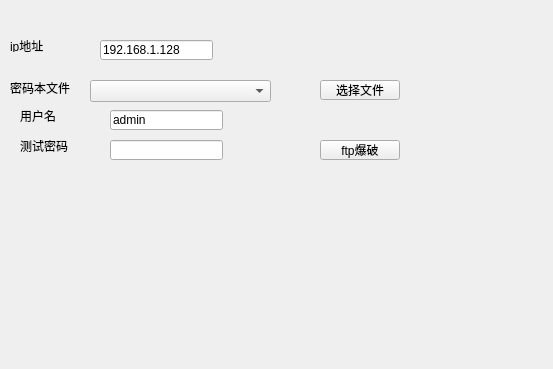
<?xml version="1.0" encoding="UTF-8"?>
<ui version="4.0">
 <class>mimascanner</class>
 <widget class="QWidget" name="mimascanner">
  <property name="geometry">
   <rect>
    <x>0</x>
    <y>0</y>
    <width>553</width>
    <height>369</height>
   </rect>
  </property>
  <property name="windowTitle">
   <string>弱密码扫描</string>
  </property>
  <widget class="QLineEdit" name="lineEdit">
   <property name="geometry">
    <rect>
     <x>110</x>
     <y>110</y>
     <width>113</width>
     <height>20</height>
    </rect>
   </property>
   <property name="text">
    <string>admin</string>
   </property>
  </widget>
  <widget class="QLabel" name="label">
   <property name="geometry">
    <rect>
     <x>20</x>
     <y>110</y>
     <width>54</width>
     <height>12</height>
    </rect>
   </property>
   <property name="text">
    <string>用户名</string>
   </property>
  </widget>
  <widget class="QLabel" name="label_2">
   <property name="geometry">
    <rect>
     <x>10</x>
     <y>80</y>
     <width>61</width>
     <height>16</height>
    </rect>
   </property>
   <property name="text">
    <string>密码本文件</string>
   </property>
  </widget>
  <widget class="QComboBox" name="comboBox">
   <property name="geometry">
    <rect>
     <x>90</x>
     <y>80</y>
     <width>181</width>
     <height>22</height>
    </rect>
   </property>
  </widget>
  <widget class="QPushButton" name="pushButton">
   <property name="geometry">
    <rect>
     <x>320</x>
     <y>80</y>
     <width>80</width>
     <height>20</height>
    </rect>
   </property>
   <property name="text">
    <string>选择文件</string>
   </property>
  </widget>
  <widget class="QPushButton" name="pushButton_2">
   <property name="geometry">
    <rect>
     <x>320</x>
     <y>140</y>
     <width>80</width>
     <height>20</height>
    </rect>
   </property>
   <property name="text">
    <string>ftp爆破</string>
   </property>
  </widget>
  <widget class="QLabel" name="label_4">
   <property name="geometry">
    <rect>
     <x>20</x>
     <y>140</y>
     <width>54</width>
     <height>12</height>
    </rect>
   </property>
   <property name="text">
    <string>测试密码</string>
   </property>
  </widget>
  <widget class="QLineEdit" name="lineEdit_3">
   <property name="geometry">
    <rect>
     <x>110</x>
     <y>140</y>
     <width>113</width>
     <height>20</height>
    </rect>
   </property>
   <property name="text">
    <string/>
   </property>
  </widget>
  <widget class="QLineEdit" name="lineEdit_2">
   <property name="geometry">
    <rect>
     <x>100</x>
     <y>40</y>
     <width>113</width>
     <height>20</height>
    </rect>
   </property>
   <property name="text">
    <string>192.168.1.128</string>
   </property>
  </widget>
  <widget class="QLabel" name="label_3">
   <property name="geometry">
    <rect>
     <x>10</x>
     <y>40</y>
     <width>54</width>
     <height>12</height>
    </rect>
   </property>
   <property name="text">
    <string>ip地址</string>
   </property>
  </widget>
 </widget>
 <resources/>
 <connections/>
</ui>
